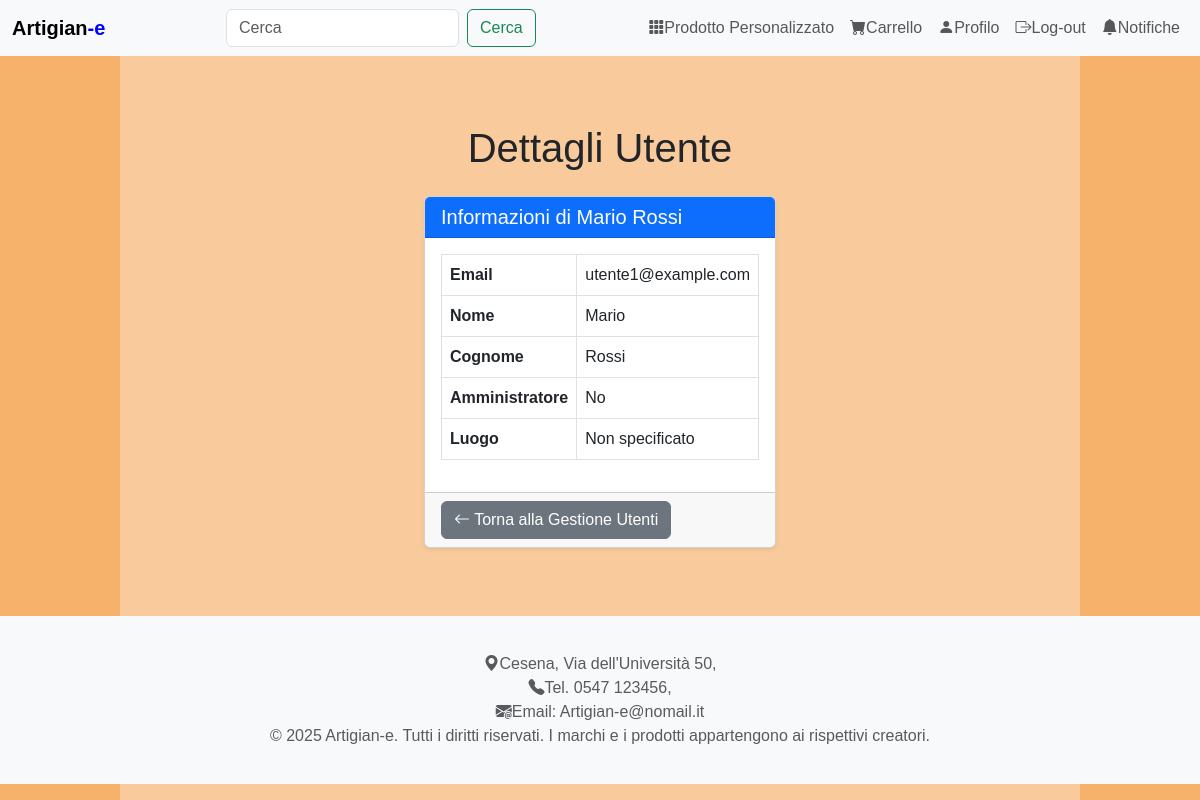
The page /pages/user_details.php?id=utente1@example.com (signed in) on the database its author committed.
### tables this page shows
create table CARTA_DI_CREDITO (
	Email VARCHAR(100) not null,
	Nome VARCHAR(25) not null,
	Cognome VARCHAR(25) not null,
	Numero CHAR(16) not null,
	Scadenza date not null,
	primary key (Email, Numero));

create table USERS (
	Email VARCHAR(100) not null,
	Pw VARCHAR(255) not null,
	AdminClient boolean not null,
	luogo VARCHAR(255) NULL,
	primary key (Email));

### DataBase/Database.php (called while the page is built, shortened)
<?php
class DatabaseHelper
{
    private $db;
    public function __construct($servername, $username, $password, $dbname, $port)
    {
        $this->db = new mysqli($servername, $username, $password, $dbname, $port);
    }
    public function getUser($email){
        $query = "SELECT * FROM users WHERE email = ?";
        $stmt = $this->db->prepare($query);
        $stmt->bind_param('s', $email);
        $stmt->execute();
        $result = $stmt->get_result();
        return $result->fetch_all(MYSQLI_ASSOC);
    }
    public function getUserCards($email) {
        $query = "SELECT C.*
                  FROM carta_di_credito AS C
                  WHERE C.Email = ?
                  AND C.Scadenza >= CURDATE()
                  ORDER BY C.Scadenza ASC";
        $stmt = $this->db->prepare($query);
        $stmt->bind_param('s', $email);
        $stmt->execute();
        $result = $stmt->get_result();
        return $result->fetch_all(MYSQLI_ASSOC);
    }
}
?>

### includes/bootstrap.php (called while the page is built, shortened)
<?php
require_once("../database/Database.php");
$dbh = new DatabaseHelper("localhost", "root", "", "db_artigiany", 3306);

### pages/user_details.php (the view, shortened to what this page needs)
<?php
include_once("../includes/bootstrap.php");
$email = htmlspecialchars($_GET['id']);
try {
    $userDetails = $dbh->getUser($email);
    $userDetails = $userDetails[0];
} catch (Exception $e) {
    error_log("Errore: " . $e->getMessage());
    $userDetails = null;
}
$card = $dbh->getUserCards($email);
if (!$card) {
    $nome = "Nome non disponibile";
    $cognome = "Cognome non disponibile";
}
else {
    $card = $card[0];
    $nome = $card['Nome'];
    $cognome = $card['Cognome'];
}
include("../includes/header.php");
?>
<main>
    <div class="container py-5">
        <h1 class="mb-4">Dettagli Utente</h1>
        <?php if ($userDetails): ?>
            <div class="card shadow-sm">
                <div class="card-header bg-primary text-white">
                    <h5 class="mb-0">Informazioni di <?= htmlspecialchars($nome . ' ' . $cognome) ?></h5>
                </div>
                <div class="card-body">
                    <table class="table table-bordered">
                        <tbody>
                            <tr>
                                <th>Email</th>
                                <td><?= htmlspecialchars($userDetails['Email']) ?></td>
                            </tr>
                            <tr>
                                <th>Nome</th>
                                <td><?= htmlspecialchars($nome) ?></td>
                            </tr>
                            <tr>
                                <th>Cognome</th>
                                <td><?= htmlspecialchars($cognome) ?></td>
                            </tr>
                            <tr>
                                <th>Amministratore</th>
                                <td><?= $userDetails['AdminClient'] ? 'Sì' : 'No' ?></td>
                            </tr>
                            <tr>
                                <th>Luogo</th>
                                <td><?= htmlspecialchars($userDetails['luogo'] ?? 'Non specificato') ?></td>
                            </tr>
                        </tbody>
                    </table>
                </div>
                <div class="card-footer d-flex justify-content-between">
                    <a href="info_utenti.php" class="btn btn-secondary">
                        <i class="bi bi-arrow-left"></i> Torna alla Gestione Utenti
                    </a>
                </div>
            </div>
        <?php endif; ?>
    </div>
</main>
<?php
include("../includes/footer.php");
?>

### CSS/styles.css (style rules this page uses)
body { font-family: Arial, sans-serif; background: linear-gradient(to right, #F6B26B 10%, #F9CB9C 10%, #F9CB9C 90%, #F6B26B 90%); min-height: 100vh; }
.container { display: flex; flex-direction: column; align-items: center; max-width: 1000px; margin: 20px auto; }
.card { min-width: 300px; box-sizing: border-box; }
h1, p { text-align: center; }

### rows shown on the page
carta_di_credito: Nome+Cognome "Mario Rossi", Nome "Mario", Cognome "Rossi"
users: Email "utente1@example.com", luogo "Non specificato"
